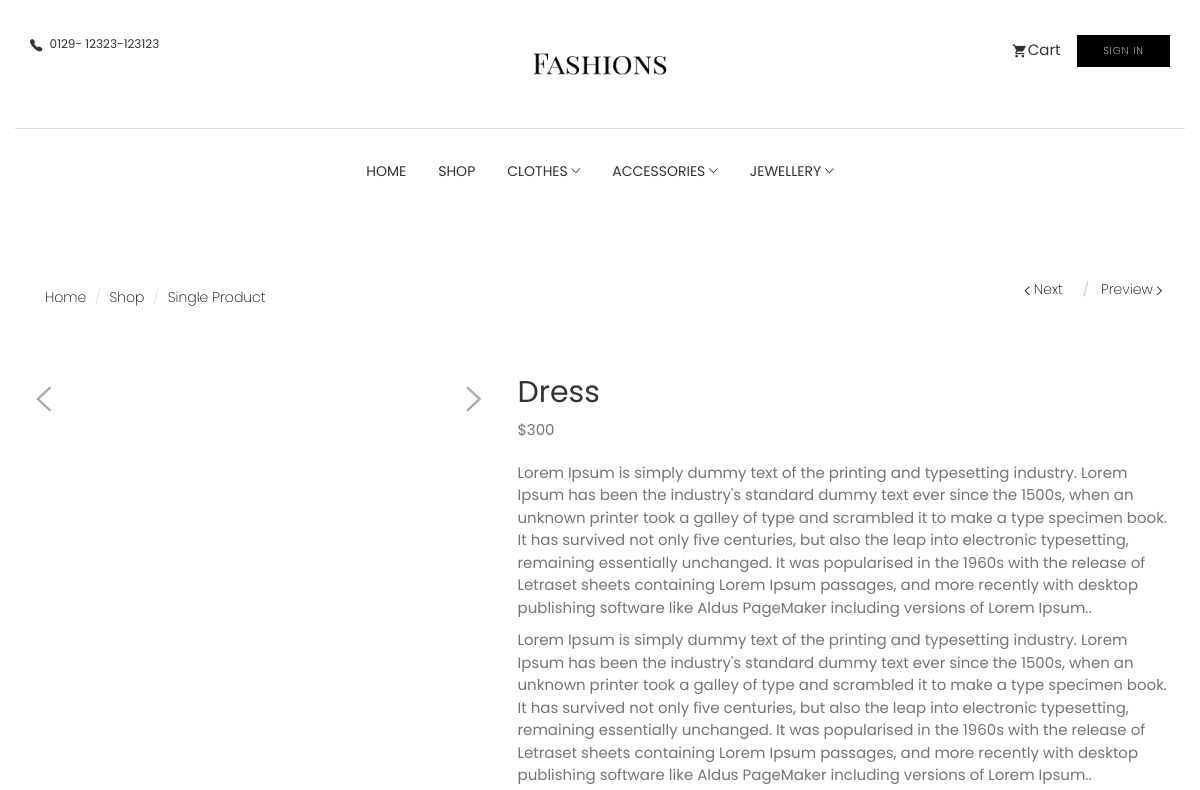
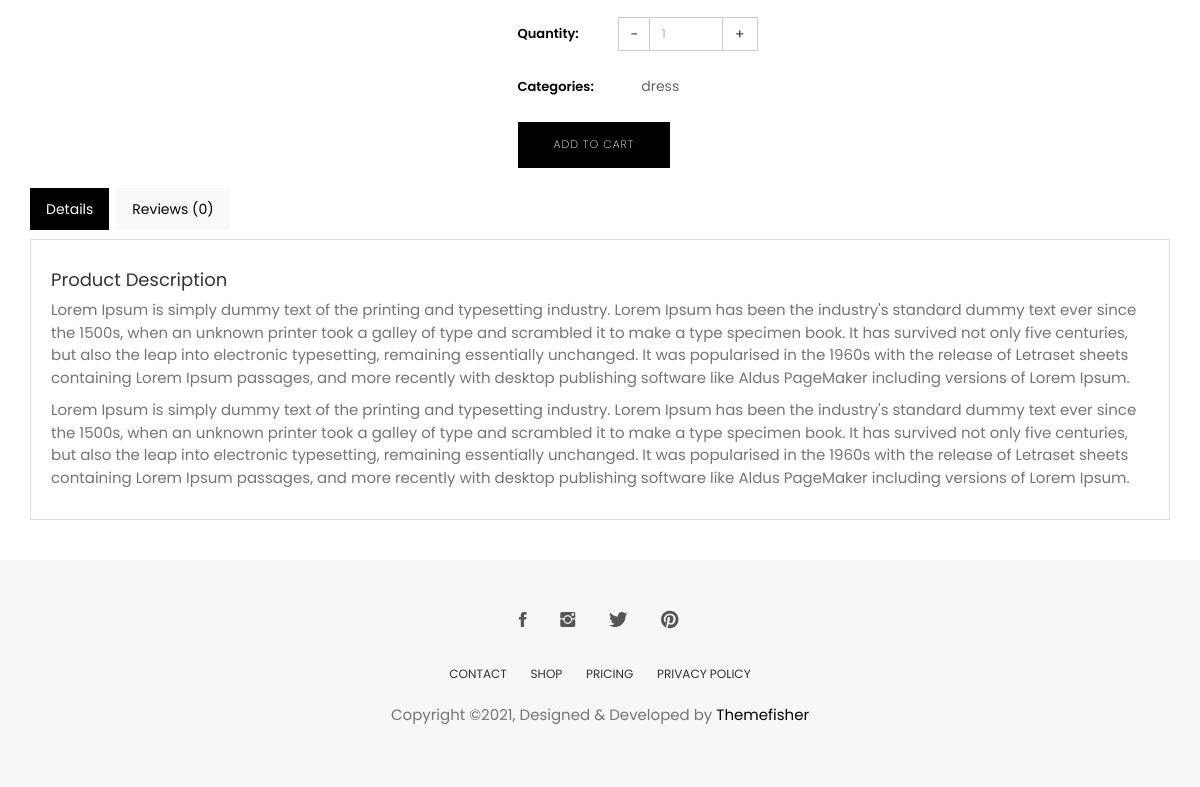
/item/dress/, run on an earlier commit of the app's database (2 pictures, top to bottom).
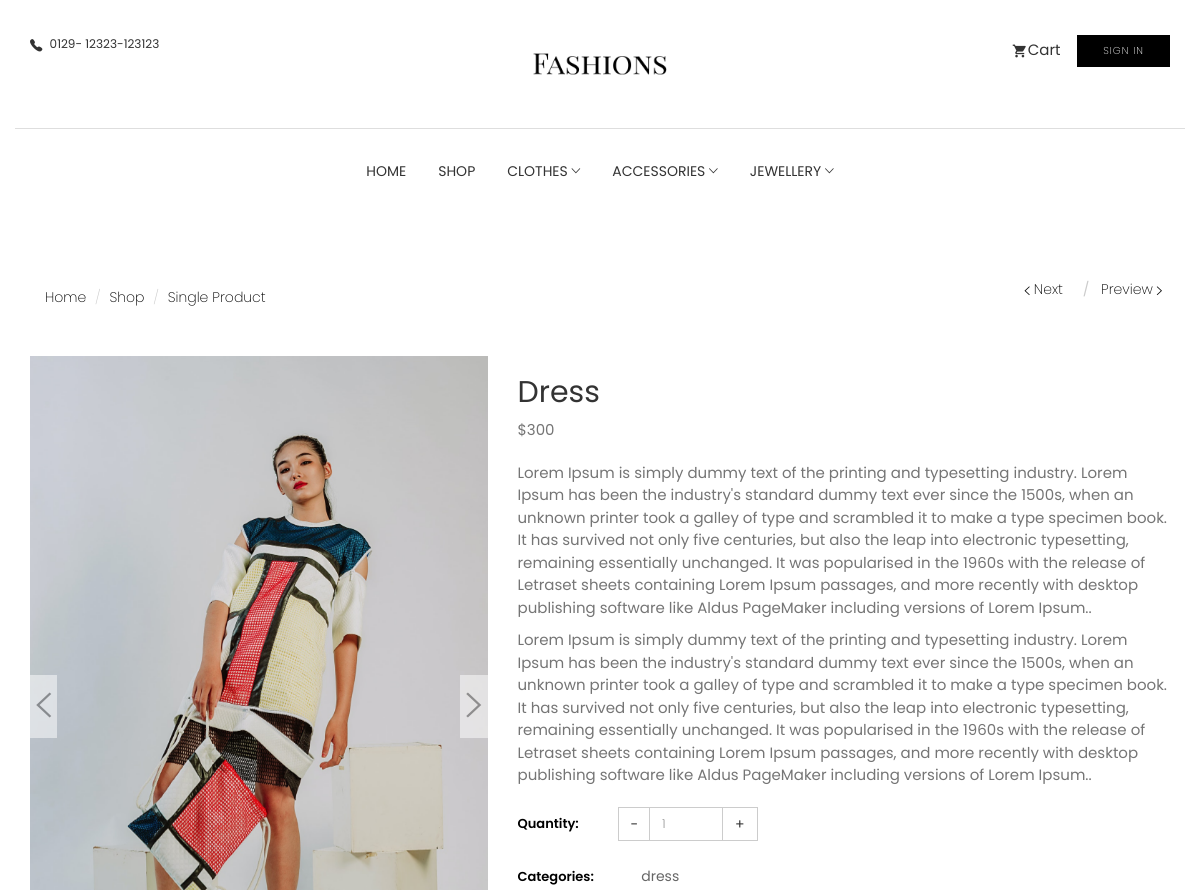
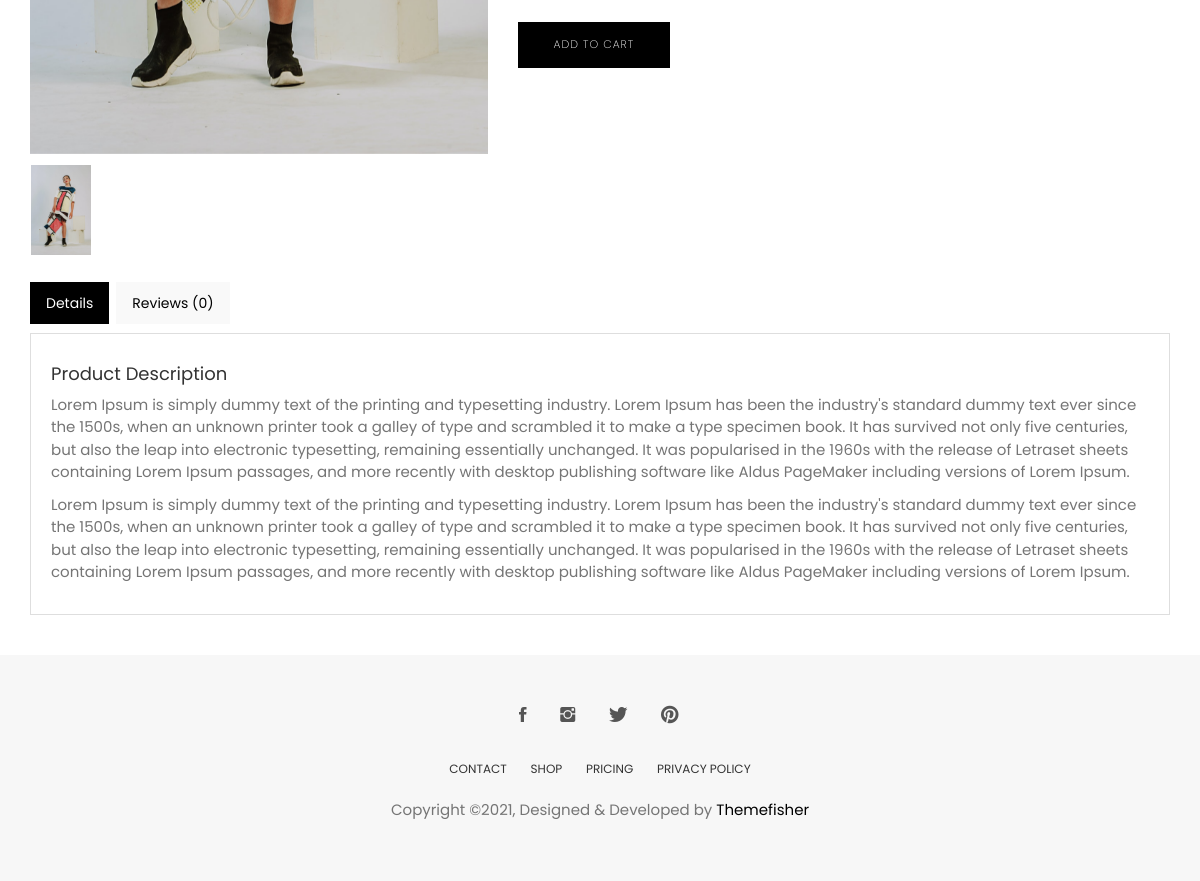
And on a later commit of the database (2 pictures, top to bottom).
### store/models.py (models this page shows, shortened)
class Product(models.Model):
    category = models.ForeignKey(Category, related_name='product', on_delete=models.CASCADE)
    created_by = models.ForeignKey(settings.AUTH_USER_MODEL, on_delete=models.CASCADE, related_name='product_creator')
    title = models.CharField(max_length=255)
    author = models.CharField(max_length=255, default='admin')
    description = models.TextField(blank=True)
    image = models.ImageField(upload_to='images/', default='images/defaults.jpg')
    slug = models.SlugField(max_length=255)
    price = models.DecimalField(max_digits=4, decimal_places=2)
    in_stock = models.BooleanField(default=True)
    is_active = models.BooleanField(default=True)
    created = models.DateTimeField(auto_now_add=True)
    updated = models.DateTimeField(auto_now=True)
    objects = models.Manager()
    products = ProductManager()
    class Meta:
        verbose_name_plural = 'Products'
        ordering = ('-created',)

class Category(models.Model):
    name = models.CharField(max_length=255, db_index=True)
    slug = models.CharField(max_length=255, unique=True)
    class Meta:
        verbose_name_plural = 'categories'
    def get_absolute_url(self):
        return reverse('store:category_list', args=[self.slug])
    def __str__(self):
        return self.name

### store/views.py (the view)
# urls.py: path('item/<slug:slug>/', views.product_detail, name='product_detail'),
def product_detail(request, slug):
    product = get_object_or_404(Product, slug=slug, in_stock=True)
    if request.method == "POST":
        comment_form = CommentForm(request.POST)
        if comment_form.is_valid:
            new_comment = comment_form.save(commit=False)
            new_comment.post = product
            new_comment.author = request.user
            comment_form.save()
            return HttpResponseRedirect(request.path_info)
    else:
        comment_form = CommentForm()
    return render(request, 'store/products/detail.html', {'product': product, 'form': comment_form})

### store/forms.py
class CommentForm(forms.ModelForm):
    text = forms.CharField(label="Enter Comment", widget=forms.TextInput(
        attrs={'class': 'form-control', 'placeholder': 'text', 'id': 'form-comment'}))
    class Meta:
        model = Comment
        fields = ['text']

### basket/basket.py (called while the page is built)
    def __len__(self):
        return sum(item['qty'] for item in self.basket.values())

    def get_total_price(self):
        subtotal = sum(Decimal(item['price']) * item['qty'] for item in self.basket.values())
        if subtotal == 0:
            shipping = Decimal(0.00)
        else:
            shipping = Decimal(11.50)
        total = subtotal + Decimal(shipping)
        return total

### basket/context_processors.py (called while the page is built)
def basket(request):
    basket = Basket(request)
    total_price = basket.get_total_price()
    return {'basket': basket, 'basket_total_price': total_price}

### store/context_processors.py (called while the page is built)
def categories(request):
    return {
        'categories': Category.objects.all()
    }

### templates/store/products/detail.html (shortened to what this page needs)
{% extends "../base.html" %}
{% load static %}
{% block content %}
<section class="single-product">
    <div class="container">
        <div class="row">
            <div class="col-md-6">
                <ol class="breadcrumb">
                    <li><a href="index.html">Home</a></li>
                    <li><a href="shop.html">Shop</a></li>
                    <li class="active">Single Product</li>
                </ol>
            </div>
            <div class="col-md-6">
                <ol class="product-pagination text-right">
                    <li><a href=""><i class="tf-ion-ios-arrow-left"></i> Next </a></li>
                    <li><a href="">Preview <i class="tf-ion-ios-arrow-right"></i></a></li>
                </ol>
            </div>
        </div>
        <div class="row mt-20">
            <div class="col-md-5">
                <div class="single-product-slider">
                    <div id='carousel-custom' class='carousel slide' data-ride='carousel'>
                        <div class='carousel-outer'>
                            <div class='carousel-inner '>
                                <div class='item active'>
                                    <img src='{{ product.image.url }}' alt=''
                                        data-zoom-image="{{ product.image.url }}" />
                                </div>
                            </div>
                            <a class='left carousel-control' href='#carousel-custom' data-slide='prev'>
                                <i class="tf-ion-ios-arrow-left"></i>
                            </a>
                            <a class='right carousel-control' href='#carousel-custom' data-slide='next'>
                                <i class="tf-ion-ios-arrow-right"></i>
                            </a>
                        </div>
                        <ol class='carousel-indicators mCustomScrollbar meartlab'>
                            <li data-target='#carousel-custom' data-slide-to='0' class='active'>
                                <img src='{{ product.image.url }}' alt='' />
                            </li>
                        </ol>
                    </div>
                </div>
            </div>
            <div class="col-md-7">
                <div class="single-product-details">
                    <h2>{{ product.title }}</h2>
                    <p class="product-price">$300</p>
                    <p class="product-description mt-20">
                        {{ product.description }}.
                    </p>
                    <p>{{ product.description }}.</p>
                    <div class="product-quantity">
                        <span>Quantity:</span>
                        <div class="product-quantity-slider">
                            <input id="select" type="text" value="1" name="product-quantity">
                        </div>
                    </div>
                    <div class="product-category">
                        <span>Categories:</span>
                        <ul>
                            <li><a href="product-single.html">{{ product.category }}</a></li>
                        </ul>
                    </div>
                    <button id="add-button" value="{{ product.id }}" class="btn btn-main mt-20" type="button">Add to
                        cart</button>
                </div>
            </div>
        </div>
        <div class="row">
            <div class="col-xs-12">
                <div class="tabCommon mt-20">
                    <ul class="nav nav-tabs">
                        <li class="active"><a data-toggle="tab" href="#details" aria-expanded="true">Details</a></li>
                        <li class=""><a data-toggle="tab" href="#reviews" aria-expanded="false">Reviews ({{ product.comments.count }})</a></li>
                    </ul>
                    <div class="tab-content patternbg">
                        <div id="details" class="tab-pane fade active in">
                            <h4>Product Description</h4>
                            <p>{{ product.description }}</p>
                            <p>{{ product.description }}</p>
                        </div>
                    </div>
                </div>
            </div>
        </div>
    </div>
</section>
{% endblock %}

### templates/store/base.html (shortened to what this page needs)
{% load static %}
<!DOCTYPE html>
<html lang="en">
<head>
    <link rel="stylesheet" href="{% static 'plugins/themefisher-font/style.css' %}">
    <link rel="stylesheet" href="{% static 'plugins/bootstrap/css/bootstrap.min.css' %}">
    <link rel="stylesheet" href="{% static 'plugins/animate/animate.css' %}">
    <link rel="stylesheet" href="{% static 'plugins/slick/slick.css' %}">
    <link rel="stylesheet" href="{% static 'plugins/slick/slick-theme.css' %}">
    <link rel="stylesheet" href="{% static 'css/style.css' %}">
    <link rel="stylesheet" href="{% block stylesheet %}{% endblock %}">
</head>
<body id="body">
    <section class="top-header">
        <div class="container">
            <div class="row">
                <div class="col-md-4 col-xs-12 col-sm-4">
                    <div class="contact-number">
                        <i class="tf-ion-ios-telephone"></i>
                        <span>0129- 12323-123123</span>
                    </div>
                </div>
                <div class="col-md-4 col-xs-12 col-sm-4">
                    <div class="logo text-center">
                        <a href="{% url 'store:all_product' %}">
                            <img class="img-logo" src="{% static 'images/logos.png' %}">
                        </a>
                    </div>
                </div>
                <div class="col-md-4 col-xs-12 col-sm-4">
                    <ul class="top-menu text-right list-inline">
                        <li class="dropdown cart-nav dropdown-slide">
                            <a href="#!" class="dropdown-toggle" data-toggle="dropdown" data-hover="dropdown"><i
                                    class="tf-ion-android-cart"></i>Cart</a>
                        </li>
                        {% if user.is_authenticated %}
                        <a href="{% url 'account:dashboard' %}" class="btn btn-main btn-icon btn-small"><i
                                class="tf-ion-android-contact"></i> Dashboard</a>
                        {% else %}
                        <a href="{% url 'account:login' %}" class="btn btn-main btn-small">Sign In</a>
                        {% endif %}
                    </ul>
                </div>
            </div>
        </div>
    </section>
    <section class="menu">
        <nav class="navbar navigation">
            <div class="container">
                <div id="navbar" class="navbar-collapse collapse text-center">
                    <ul class="nav navbar-nav">
                        <li class="dropdown ">
                            <a href="{% url 'store:all_product' %}">Home</a>
                        </li>
                        <li class="dropdown ">
                            <a href="{% url 'store:shop' %}">Shop</a>
                        </li>
                        <li class="dropdown dropdown-slide">
                            <a href="#!" class="dropdown-toggle" data-toggle="dropdown" data-hover="dropdown"
                                data-delay="350" role="button" aria-haspopup="true" aria-expanded="false">Clothes <span
                                    class="tf-ion-ios-arrow-down"></span></a>
                        </li>
                        <li class="dropdown dropdown-slide">
                            <a href="#!" class="dropdown-toggle" data-toggle="dropdown" data-hover="dropdown"
                                data-delay="350" role="button" aria-haspopup="true" aria-expanded="false">Accessories <span
                                    class="tf-ion-ios-arrow-down"></span></a>
                        </li>
                        <li class="dropdown dropdown-slide">
                            <a href="#!" class="dropdown-toggle" data-toggle="dropdown" data-hover="dropdown"
                                data-delay="350" role="button" aria-haspopup="true" aria-expanded="false">Jewellery <span
                                    class="tf-ion-ios-arrow-down"></span></a>
                        </li>
                    </ul>
                </div>
            </div>
        </nav>
    </section>
    <div id="content">{% block content %} {% endblock %}</div>
    <footer class="footer section text-center">
        <div class="container">
            <div class="row">
                <div class="col-md-12">
                    <ul class="social-media">
                        <li>
                            <a href="https://www.facebook.com/themefisher">
                                <i class="tf-ion-social-facebook"></i>
                            </a>
                        </li>
                        <li>
                            <a href="https://www.instagram.com/themefisher">
                                <i class="tf-ion-social-instagram"></i>
                            </a>
                        </li>
                        <li>
                            <a href="https://www.twitter.com/themefisher">
                                <i class="tf-ion-social-twitter"></i>
                            </a>
                        </li>
                        <li>
                            <a href="https://www.pinterest.com/themefisher/">
                                <i class="tf-ion-social-pinterest"></i>
                            </a>
                        </li>
                    </ul>
                    <ul class="footer-menu text-uppercase">
                        <li>
                            <a href="contact.html">CONTACT</a>
                        </li>
                        <li>
                            <a href="shop.html">SHOP</a>
                        </li>
                        <li>
                            <a href="pricing.html">Pricing</a>
                        </li>
                        <li>
                            <a href="contact.html">PRIVACY POLICY</a>
                        </li>
                    </ul>
                    <p class="copyright-text">Copyright &copy;2021, Designed &amp; Developed by <a
                            href="https://themefisher.com/">Themefisher</a></p>
                </div>
            </div>
        </div>
    </footer>
</body>
</html>

### templates/store/base.html (style rules this page uses)
.img-logo { width: 14rem; }

What changed in the data, as far as the page shows it:
changed Product "Dress": image: picture added
